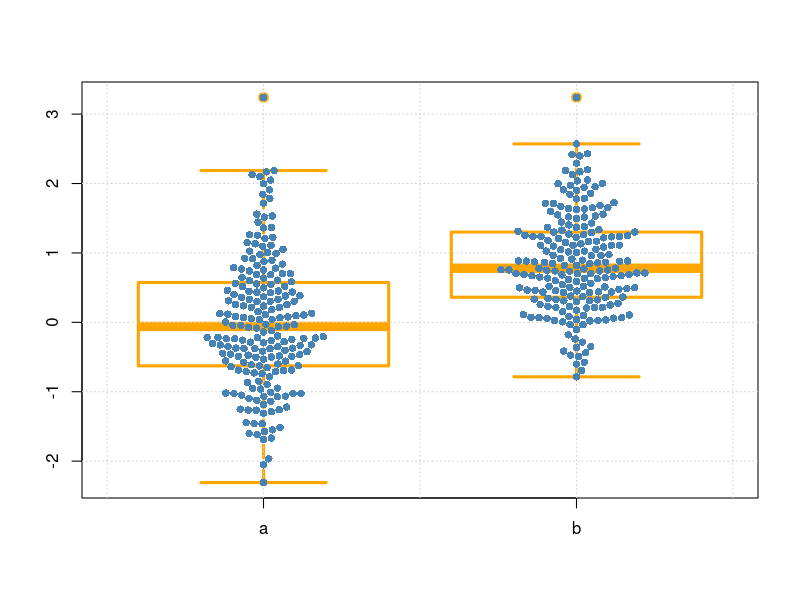
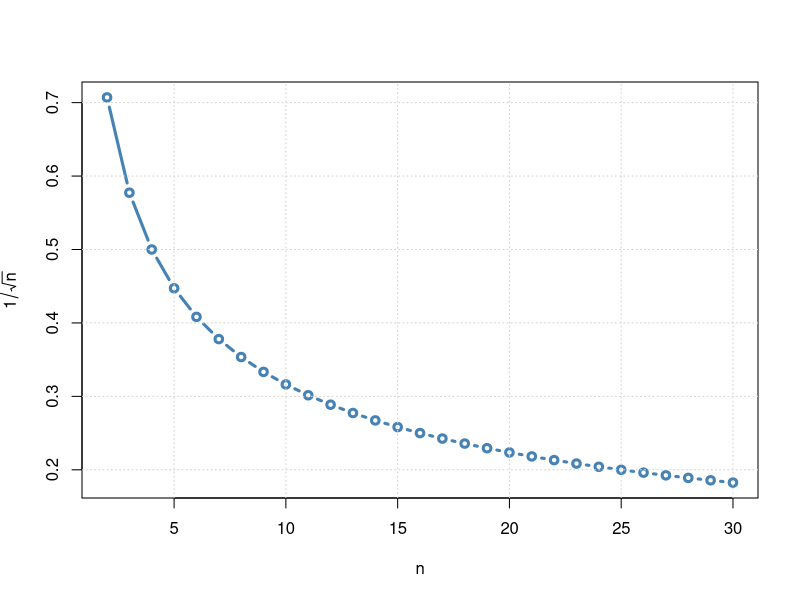

These charts were generated, in order, by the following R code:
## ---- chunk 1
require(beeswarm)
set.seed(123)
X   <- data.frame(x=rnorm(200), y=rnorm(200), z=rnorm(200))
a <- X$x
b <- apply(X,1,max)
boxplot(data.frame(a,b), border = "orange", col=NA, width= c(0.5,0.5) , lwd=3)
grid()
beeswarm(data.frame(a,b), pch=16, col="steelblue", add=TRUE)
## ---- chunk 2
plot(2:30, 1/sqrt(2:30), type="b", col="steelblue", lwd=3, main= "", xlab="n", ylab=expression(1/sqrt(n)))
grid()
